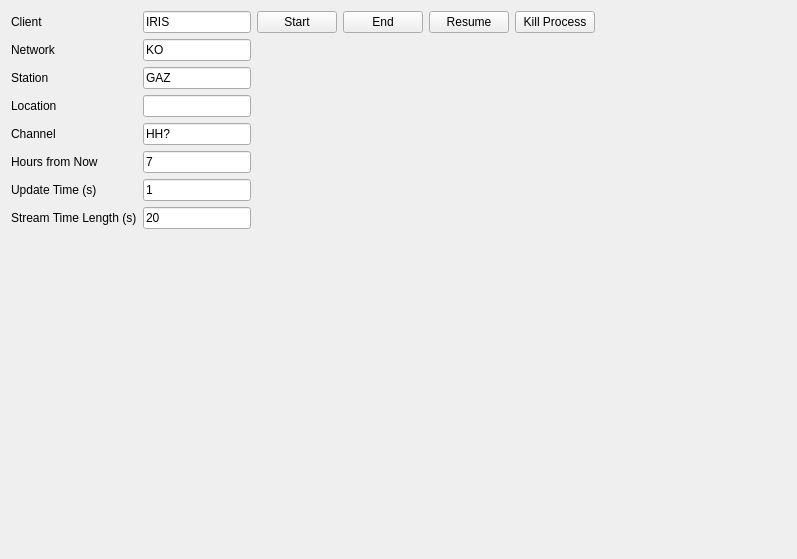
<?xml version="1.0" encoding="UTF-8"?>
<ui version="4.0">
 <class>real_time_waveforms</class>
 <widget class="QWidget" name="real_time_waveforms">
  <property name="geometry">
   <rect>
    <x>0</x>
    <y>0</y>
    <width>797</width>
    <height>559</height>
   </rect>
  </property>
  <property name="windowTitle">
   <string>Form</string>
  </property>
  <layout class="QHBoxLayout" name="horizontalLayout_2">
   <item>
    <layout class="QFormLayout" name="formLayout">
     <property name="sizeConstraint">
      <enum>QLayout::SetMinimumSize</enum>
     </property>
     <item row="0" column="0">
      <widget class="QLabel" name="label_12">
       <property name="text">
        <string>Client</string>
       </property>
      </widget>
     </item>
     <item row="0" column="1">
      <widget class="QLineEdit" name="txt_real_host">
       <property name="sizePolicy">
        <sizepolicy hsizetype="Minimum" vsizetype="Fixed">
         <horstretch>0</horstretch>
         <verstretch>0</verstretch>
        </sizepolicy>
       </property>
       <property name="text">
        <string>IRIS</string>
       </property>
      </widget>
     </item>
     <item row="1" column="0">
      <widget class="QLabel" name="label_14">
       <property name="text">
        <string>Network</string>
       </property>
      </widget>
     </item>
     <item row="1" column="1">
      <widget class="QLineEdit" name="txt_real_net">
       <property name="sizePolicy">
        <sizepolicy hsizetype="Minimum" vsizetype="Fixed">
         <horstretch>0</horstretch>
         <verstretch>0</verstretch>
        </sizepolicy>
       </property>
       <property name="text">
        <string>KO</string>
       </property>
      </widget>
     </item>
     <item row="2" column="0">
      <widget class="QLabel" name="label_15">
       <property name="text">
        <string>Station</string>
       </property>
      </widget>
     </item>
     <item row="2" column="1">
      <widget class="QLineEdit" name="txt_real_stat">
       <property name="sizePolicy">
        <sizepolicy hsizetype="Minimum" vsizetype="Fixed">
         <horstretch>0</horstretch>
         <verstretch>0</verstretch>
        </sizepolicy>
       </property>
       <property name="text">
        <string>GAZ</string>
       </property>
      </widget>
     </item>
     <item row="3" column="0">
      <widget class="QLabel" name="label_16">
       <property name="text">
        <string>Location</string>
       </property>
      </widget>
     </item>
     <item row="3" column="1">
      <widget class="QLineEdit" name="txt_real_loc">
       <property name="sizePolicy">
        <sizepolicy hsizetype="Minimum" vsizetype="Fixed">
         <horstretch>0</horstretch>
         <verstretch>0</verstretch>
        </sizepolicy>
       </property>
       <property name="text">
        <string/>
       </property>
      </widget>
     </item>
     <item row="4" column="0">
      <widget class="QLabel" name="label_17">
       <property name="text">
        <string>Channel</string>
       </property>
      </widget>
     </item>
     <item row="4" column="1">
      <widget class="QLineEdit" name="txt_real_chan">
       <property name="sizePolicy">
        <sizepolicy hsizetype="Minimum" vsizetype="Fixed">
         <horstretch>0</horstretch>
         <verstretch>0</verstretch>
        </sizepolicy>
       </property>
       <property name="text">
        <string>HH?</string>
       </property>
      </widget>
     </item>
     <item row="6" column="0">
      <widget class="QLabel" name="label_19">
       <property name="text">
        <string>Update Time (s)</string>
       </property>
      </widget>
     </item>
     <item row="6" column="1">
      <widget class="QLineEdit" name="txt_real_up_time">
       <property name="sizePolicy">
        <sizepolicy hsizetype="Minimum" vsizetype="Fixed">
         <horstretch>0</horstretch>
         <verstretch>0</verstretch>
        </sizepolicy>
       </property>
       <property name="text">
        <string>1</string>
       </property>
      </widget>
     </item>
     <item row="7" column="0">
      <widget class="QLabel" name="label_18">
       <property name="text">
        <string>Stream Time Length (s)</string>
       </property>
      </widget>
     </item>
     <item row="7" column="1">
      <widget class="QLineEdit" name="txt_real_st_time">
       <property name="sizePolicy">
        <sizepolicy hsizetype="Minimum" vsizetype="Fixed">
         <horstretch>0</horstretch>
         <verstretch>0</verstretch>
        </sizepolicy>
       </property>
       <property name="text">
        <string>20</string>
       </property>
      </widget>
     </item>
     <item row="5" column="0">
      <widget class="QLabel" name="label">
       <property name="text">
        <string>Hours from Now</string>
       </property>
      </widget>
     </item>
     <item row="5" column="1">
      <widget class="QLineEdit" name="txt_real_hour_now">
       <property name="sizePolicy">
        <sizepolicy hsizetype="Minimum" vsizetype="Fixed">
         <horstretch>0</horstretch>
         <verstretch>0</verstretch>
        </sizepolicy>
       </property>
       <property name="text">
        <string>7</string>
       </property>
      </widget>
     </item>
    </layout>
   </item>
   <item>
    <layout class="QVBoxLayout" name="verticalLayout">
     <item>
      <layout class="QHBoxLayout" name="horizontalLayout">
       <item>
        <widget class="QPushButton" name="btn_wave_start">
         <property name="text">
          <string>Start</string>
         </property>
        </widget>
       </item>
       <item>
        <widget class="QPushButton" name="btn_wave_stop">
         <property name="text">
          <string>End</string>
         </property>
        </widget>
       </item>
       <item>
        <widget class="QPushButton" name="btn_wave_resume">
         <property name="text">
          <string>Resume</string>
         </property>
        </widget>
       </item>
       <item>
        <widget class="QPushButton" name="btn_wave_kill">
         <property name="text">
          <string>Kill Process</string>
         </property>
        </widget>
       </item>
       <item>
        <spacer name="horizontalSpacer">
         <property name="orientation">
          <enum>Qt::Horizontal</enum>
         </property>
         <property name="sizeHint" stdset="0">
          <size>
           <width>40</width>
           <height>20</height>
          </size>
         </property>
        </spacer>
       </item>
      </layout>
     </item>
     <item>
      <widget class="MplCanvasBaseWithToolbar" name="wave_live" native="true">
       <property name="sizePolicy">
        <sizepolicy hsizetype="Expanding" vsizetype="Expanding">
         <horstretch>0</horstretch>
         <verstretch>0</verstretch>
        </sizepolicy>
       </property>
      </widget>
     </item>
    </layout>
   </item>
  </layout>
 </widget>
 <customwidgets>
  <customwidget>
   <class>MplCanvasBaseWithToolbar</class>
   <extends>QWidget</extends>
   <header>widgets.mplcanvas</header>
   <container>1</container>
  </customwidget>
 </customwidgets>
 <resources/>
 <connections>
  <connection>
   <sender>btn_wave_start</sender>
   <signal>clicked()</signal>
   <receiver>real_time_waveforms</receiver>
   <slot>_on_btn_wave_start_clicked()</slot>
   <hints>
    <hint type="sourcelabel">
     <x>338</x>
     <y>28</y>
    </hint>
    <hint type="destinationlabel">
     <x>398</x>
     <y>279</y>
    </hint>
   </hints>
  </connection>
  <connection>
   <sender>btn_wave_kill</sender>
   <signal>clicked()</signal>
   <receiver>real_time_waveforms</receiver>
   <slot>_on_btn_wave_kill_clicked()</slot>
   <hints>
    <hint type="sourcelabel">
     <x>594</x>
     <y>28</y>
    </hint>
    <hint type="destinationlabel">
     <x>398</x>
     <y>279</y>
    </hint>
   </hints>
  </connection>
 </connections>
 <slots>
  <slot>_on_btn_wave_start_clicked()</slot>
  <slot>_on_btn_wave_kill_clicked()</slot>
 </slots>
</ui>
